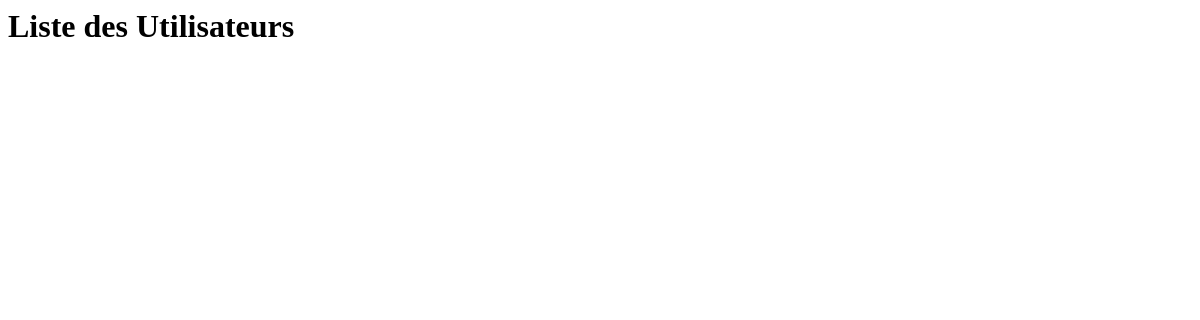
/utilisateur/liste_utilisateur, run on an earlier commit of the app's database.
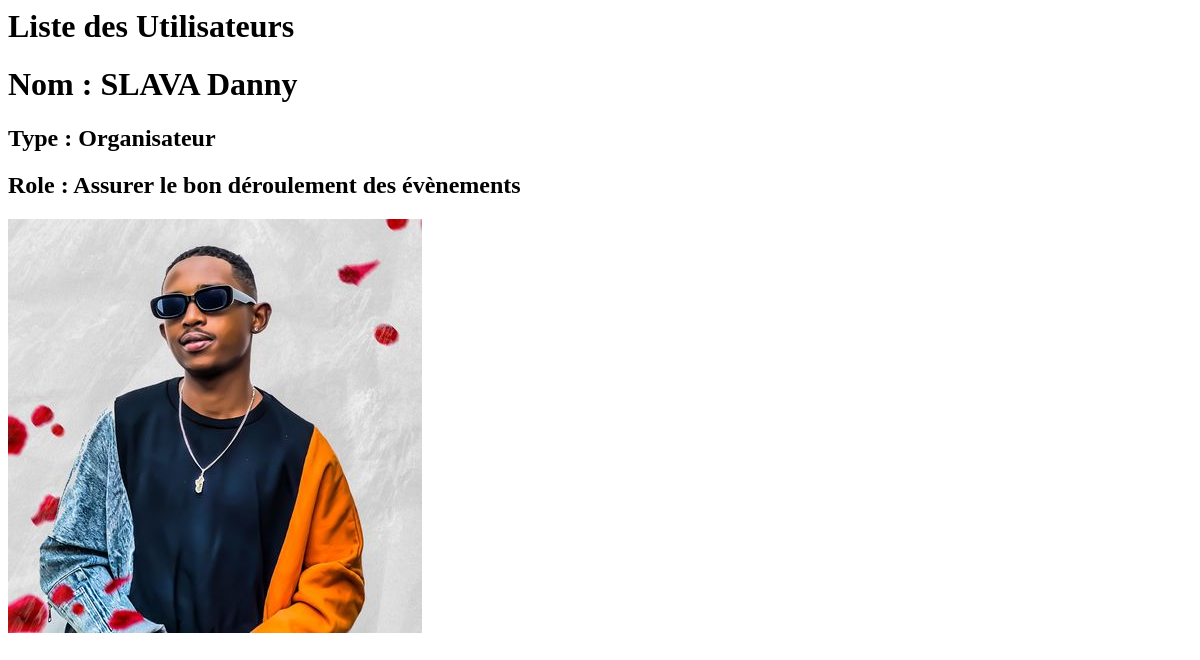
And on a later commit of the database.
### Utilisateur/models.py (models this page shows, shortened)
class Utilisateur(models.Model):
    id_utilisateur = models.AutoField(primary_key=True)
    type_utilisateur = models.ForeignKey(Type_Utilisateur, on_delete=models.CASCADE)
    nom_utilisateur = models.CharField(max_length=100)
    bio_utilisateur = models.CharField(max_length=200)
    photo_utilisateur = models.ImageField(upload_to="utilisateurs")

class Type_Utilisateur(models.Model):
    id_type_utilisateur = models.AutoField(primary_key=True)
    type_utilisateur = models.CharField(max_length=50)
    role_utilisateur = models.CharField(max_length=100)
    is_admin = models.BooleanField(default=False)

### Utilisateur/views.py (the view)
# urls.py: path("liste_utilisateur", v.liste_utilisateur, name="liste_utilisateur"),
def liste_utilisateur(request):
    utilisateurs = Utilisateur.objects.all()
    return render(request, 'utilisateur/liste_utilisateur.html', {'utilisateurs': utilisateurs})

### Utilisateur/templates/utilisateur/liste_utilisateur.html (shortened to what this page needs)
<html lang="en">
<head>
</head>
<body>
    <h1>Liste des Utilisateurs</h1>
    {% for utilisateur in utilisateurs %}
    <h1>Nom : {{ utilisateur.nom_utilisateur }}</h1>
    <h2>Type : {{ utilisateur.type_utilisateur.type_utilisateur }}</h2>
    <h2>Role : {{ utilisateur.type_utilisateur.role_utilisateur }}</h2>
    {% if utilisateur.photo_utilisateur %}
        <img src="{{ utilisateur.photo_utilisateur.url }}" alt="{{ utilisateur.nom_utilisateur }}">
    {% else %}
        <p>Aucune image disponible</p>
    {% endif %}
{% endfor %}
</body>
</html>

What changed in the data, as far as the page shows it:
added Utilisateur: nom_utilisateur "SLAVA Danny", type_utilisateur.type_utilisateur "Organisateur", type_utilisateur.role_utilisateur "Assurer le bon déroulement des évènements", photo_utilisateur (picture)
